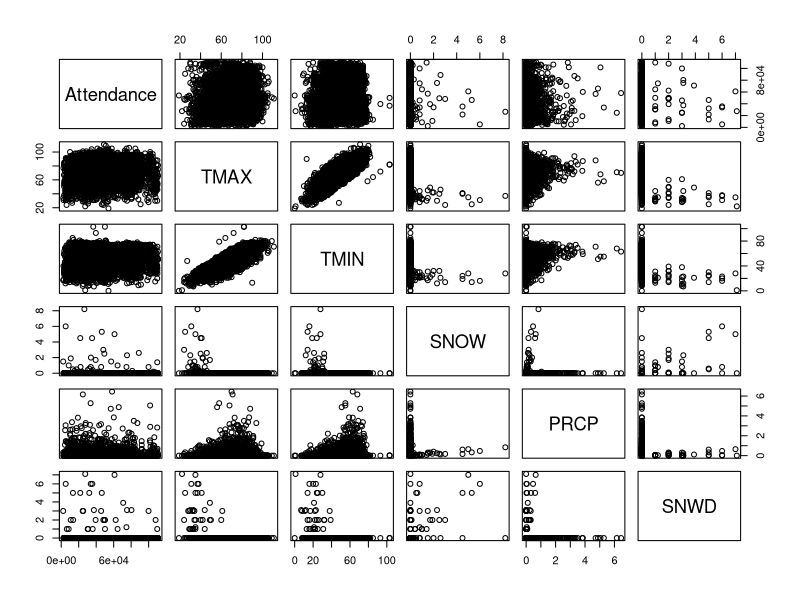
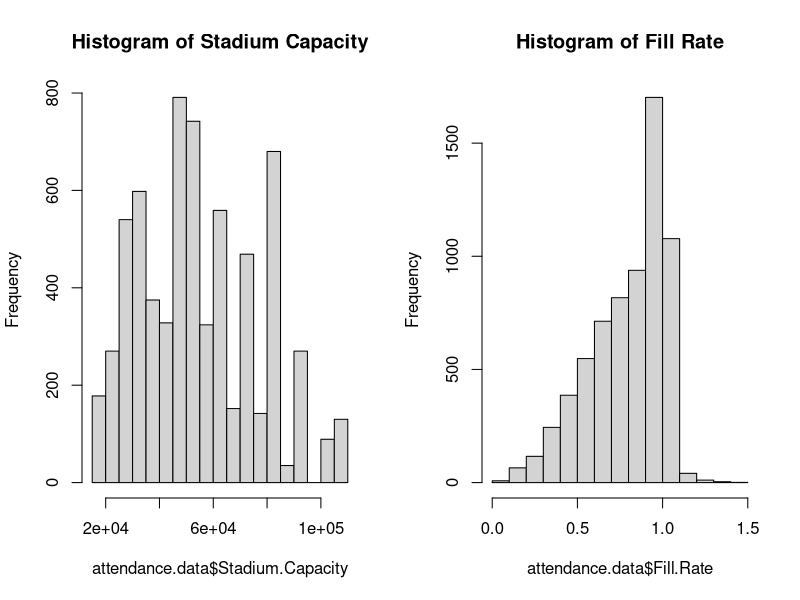
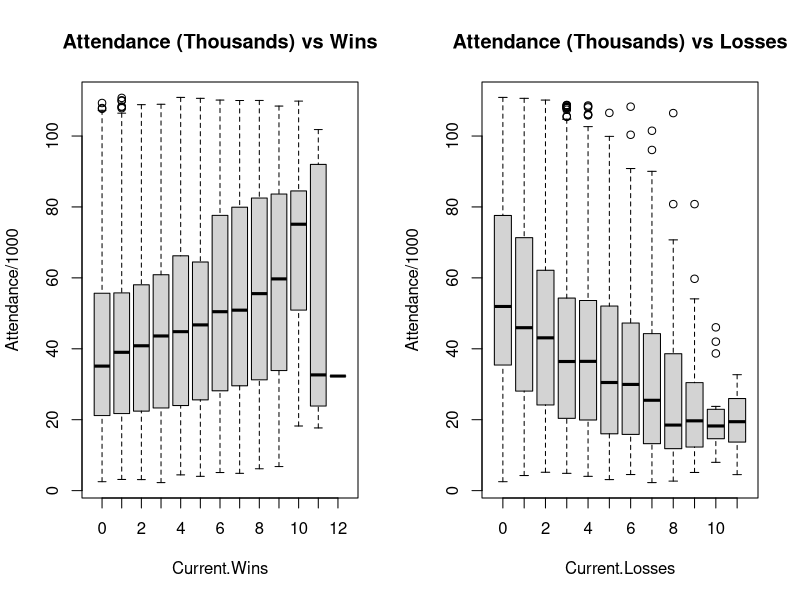
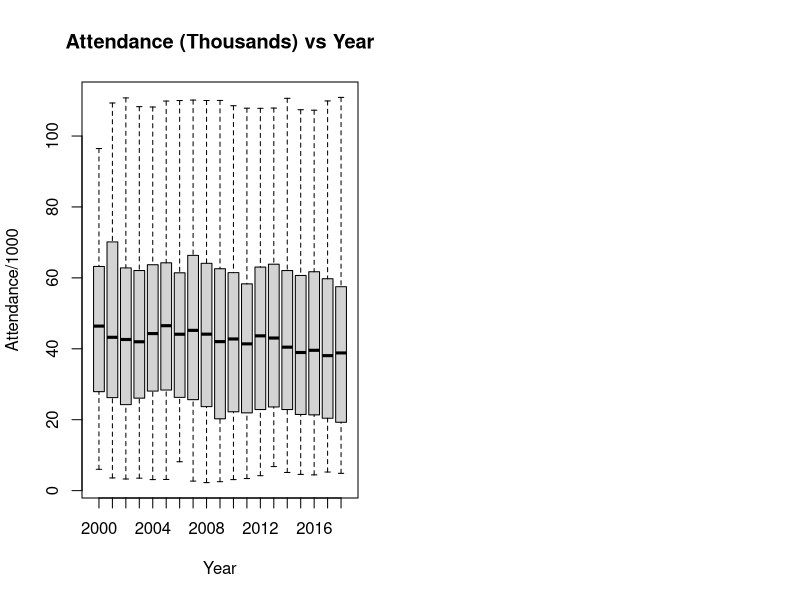

Reproduce these figures in R, in order.
## ---- chunk 1
# General set-up for the report.
# I find this useful, but you may improve upon, ignore, or remove
#  (possibly at your own peril).
# Tasks accomplished:
# Don't print out code
# Save results so that code blocks aren't re-run unless code
# changes (cache), _or_ a relevant earlier code block changed (autodep),
# don't clutter R output with messages or warnings (message, warning)
library(MASS)
library(knitr)
library(tidyverse)
library(dplyr)
library(ggthemes)
library(gridExtra)
opts_chunk$set(echo=FALSE,
               cache=TRUE, autodep=TRUE,
               message=FALSE, warning=FALSE)
# Turn off meaningless clutter in summary() output
options(show.signif.stars=FALSE)
## ---- chunk 2
attendance.data = read.csv("CFBeattendance.csv")
newtime = str_split(attendance.data$Time, ":")
## ---- chunk 3
pairs(Attendance~TMAX+TMIN+SNOW+PRCP+SNWD, data=attendance.data)#weather
par(mfrow = c(1,2))
hist(attendance.data$Stadium.Capacity, main = "Histogram of Stadium Capacity")
hist(attendance.data$Fill.Rate, main = "Histogram of Fill Rate")
## ---- chunk 4
boxplot(Attendance/1000~Current.Wins,data=attendance.data,
        main = "Attendance (Thousands) vs Wins")
boxplot(Attendance/1000~Current.Losses,data=attendance.data,
        main = "Attendance (Thousands) vs Losses")
boxplot(Attendance/1000~Year, notch=FALSE, varwidth=FALSE, data=attendance.data,
        main = "Attendance (Thousands) vs Year")
